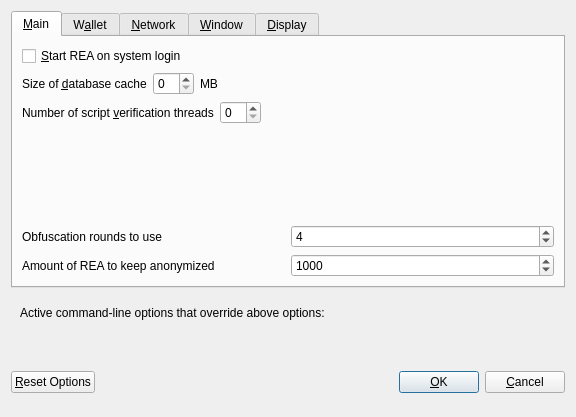
<?xml version="1.0" encoding="UTF-8"?>
<ui version="4.0">
 <class>OptionsDialog</class>
 <widget class="QDialog" name="OptionsDialog">
  <property name="geometry">
   <rect>
    <x>0</x>
    <y>0</y>
    <width>576</width>
    <height>417</height>
   </rect>
  </property>
  <property name="windowTitle">
   <string>Options</string>
  </property>
  <property name="modal">
   <bool>true</bool>
  </property>
  <layout class="QVBoxLayout" name="verticalLayout">
   <item>
    <widget class="QTabWidget" name="tabWidget">
     <property name="currentIndex">
      <number>0</number>
     </property>
     <widget class="QWidget" name="tabMain">
      <attribute name="title">
       <string>&amp;Main</string>
      </attribute>
      <layout class="QVBoxLayout" name="verticalLayout_Main">
       <item>
        <widget class="QCheckBox" name="bitcoinAtStartup">
         <property name="toolTip">
          <string>Automatically start REA after logging in to the system.</string>
         </property>
         <property name="text">
          <string>&amp;Start REA on system login</string>
         </property>
        </widget>
       </item>
       <item>
        <layout class="QHBoxLayout" name="horizontalLayout_2_Main">
         <item>
          <widget class="QLabel" name="databaseCacheLabel">
           <property name="text">
            <string>Size of &amp;database cache</string>
           </property>
           <property name="textFormat">
            <enum>Qt::PlainText</enum>
           </property>
           <property name="buddy">
            <cstring>databaseCache</cstring>
           </property>
          </widget>
         </item>
         <item>
          <widget class="QSpinBox" name="databaseCache"/>
         </item>
         <item>
          <widget class="QLabel" name="databaseCacheUnitLabel">
           <property name="text">
            <string>MB</string>
           </property>
           <property name="textFormat">
            <enum>Qt::PlainText</enum>
           </property>
          </widget>
         </item>
         <item>
          <spacer name="horizontalSpacer_2_Main">
           <property name="orientation">
            <enum>Qt::Horizontal</enum>
           </property>
           <property name="sizeHint" stdset="0">
            <size>
             <width>40</width>
             <height>20</height>
            </size>
           </property>
          </spacer>
         </item>
        </layout>
       </item>
       <item>
        <layout class="QHBoxLayout" name="horizontalLayout_3_Main">
         <item>
          <widget class="QLabel" name="threadsScriptVerifLabel">
           <property name="text">
            <string>Number of script &amp;verification threads</string>
           </property>
           <property name="textFormat">
            <enum>Qt::PlainText</enum>
           </property>
           <property name="buddy">
            <cstring>threadsScriptVerif</cstring>
           </property>
          </widget>
         </item>
         <item>
          <widget class="QSpinBox" name="threadsScriptVerif">
           <property name="toolTip">
            <string>(0 = auto, &lt;0 = leave that many cores free)</string>
           </property>
          </widget>
         </item>
         <item>
          <spacer name="horizontalSpacer_3_Main">
           <property name="orientation">
            <enum>Qt::Horizontal</enum>
           </property>
           <property name="sizeHint" stdset="0">
            <size>
             <width>40</width>
             <height>20</height>
            </size>
           </property>
          </spacer>
         </item>
        </layout>
       </item>
       <item>
        <spacer name="verticalSpacer_Main">
         <property name="orientation">
          <enum>Qt::Vertical</enum>
         </property>
         <property name="sizeHint" stdset="0">
          <size>
           <width>20</width>
           <height>40</height>
          </size>
         </property>
        </spacer>
       </item>
       <item>
        <layout class="QHBoxLayout" name="horizontalLayout_4_Main">
         <item>
          <widget class="QLabel" name="label">
           <property name="toolTip">
            <string>This setting determines the amount of individual masternodes that an input will be anonymized through.&lt;br/&gt;More rounds of anonymization gives a higher degree of privacy, but also costs more in fees.</string>
           </property>
           <property name="text">
            <string>Obfuscation rounds to use</string>
           </property>
          </widget>
         </item>
         <item>
          <widget class="QSpinBox" name="obfuscationRounds">
           <property name="minimum">
            <number>2</number>
           </property>
           <property name="maximum">
            <number>8</number>
           </property>
           <property name="value">
            <number>4</number>
           </property>
          </widget>
         </item>
        </layout>
       </item>
       <item>
        <layout class="QHBoxLayout" name="horizontalLayout">
         <item>
          <widget class="QLabel" name="label_2">
           <property name="toolTip">
            <string>This amount acts as a threshold to turn off Obfuscation once it's reached.</string>
           </property>
           <property name="statusTip">
            <string notr="true"/>
           </property>
           <property name="whatsThis">
            <string notr="true"/>
           </property>
           <property name="accessibleName">
            <string notr="true"/>
           </property>
           <property name="accessibleDescription">
            <string notr="true"/>
           </property>
           <property name="text">
            <string>Amount of REA to keep anonymized</string>
           </property>
          </widget>
         </item>
         <item>
          <widget class="QSpinBox" name="anonymizeRea">
           <property name="minimum">
            <number>100</number>
           </property>
           <property name="maximum">
            <number>100000</number>
           </property>
           <property name="singleStep">
            <number>100</number>
           </property>
           <property name="value">
            <number>1000</number>
           </property>
          </widget>
         </item>
        </layout>
       </item>
      </layout>
     </widget>
     <widget class="QWidget" name="tabWallet">
      <attribute name="title">
       <string>W&amp;allet</string>
      </attribute>
      <layout class="QVBoxLayout" name="verticalLayout_Wallet">
       <item>
        <widget class="QGroupBox" name="groupBox">
         <property name="title">
          <string>Expert</string>
         </property>
         <layout class="QVBoxLayout" name="verticalLayout_2">
          <item>
           <widget class="QCheckBox" name="coinControlFeatures">
            <property name="toolTip">
             <string>Whether to show coin control features or not.</string>
            </property>
            <property name="text">
             <string>Enable coin &amp;control features</string>
            </property>
           </widget>
          </item>
          <item>
           <widget class="QCheckBox" name="showMasternodesTab">
            <property name="toolTip">
             <string>Show additional tab listing all your masternodes in first sub-tab&lt;br/&gt;and all masternodes on the network in second sub-tab.</string>
            </property>
            <property name="text">
             <string>Show Masternodes Tab</string>
            </property>
           </widget>
          </item>
          <item>
           <widget class="QCheckBox" name="spendZeroConfChange">
            <property name="toolTip">
             <string>If you disable the spending of unconfirmed change, the change from a transaction&lt;br/&gt;cannot be used until that transaction has at least one confirmation.&lt;br/&gt;This also affects how your balance is computed.</string>
            </property>
            <property name="text">
             <string>&amp;Spend unconfirmed change</string>
            </property>
           </widget>
          </item>
         </layout>
        </widget>
       </item>
       <item>
        <spacer name="verticalSpacer_Wallet">
         <property name="orientation">
          <enum>Qt::Vertical</enum>
         </property>
         <property name="sizeHint" stdset="0">
          <size>
           <width>20</width>
           <height>40</height>
          </size>
         </property>
        </spacer>
       </item>
      </layout>
     </widget>
     <widget class="QWidget" name="tabNetwork">
      <attribute name="title">
       <string>&amp;Network</string>
      </attribute>
      <layout class="QVBoxLayout" name="verticalLayout_Network">
       <item>
        <widget class="QCheckBox" name="mapPortUpnp">
         <property name="toolTip">
          <string>Automatically open the REA client port on the router. This only works when your router supports UPnP and it is enabled.</string>
         </property>
         <property name="text">
          <string>Map port using &amp;UPnP</string>
         </property>
        </widget>
       </item>
       <item>
        <widget class="QCheckBox" name="allowIncoming">
         <property name="toolTip">
          <string>Accept connections from outside</string>
         </property>
         <property name="text">
          <string>Allow incoming connections</string>
         </property>
        </widget>
       </item>
       <item>
        <widget class="QCheckBox" name="connectSocks">
         <property name="toolTip">
          <string>Connect to the REA network through a SOCKS5 proxy.</string>
         </property>
         <property name="text">
          <string>&amp;Connect through SOCKS5 proxy (default proxy):</string>
         </property>
        </widget>
       </item>
       <item>
        <layout class="QHBoxLayout" name="horizontalLayout_1_Network">
         <item>
          <widget class="QLabel" name="proxyIpLabel">
           <property name="text">
            <string>Proxy &amp;IP:</string>
           </property>
           <property name="textFormat">
            <enum>Qt::PlainText</enum>
           </property>
           <property name="buddy">
            <cstring>proxyIp</cstring>
           </property>
          </widget>
         </item>
         <item>
          <widget class="QValidatedLineEdit" name="proxyIp">
           <property name="minimumSize">
            <size>
             <width>140</width>
             <height>0</height>
            </size>
           </property>
           <property name="maximumSize">
            <size>
             <width>140</width>
             <height>16777215</height>
            </size>
           </property>
           <property name="toolTip">
            <string>IP address of the proxy (e.g. IPv4: 127.0.0.1 / IPv6: ::1)</string>
           </property>
          </widget>
         </item>
         <item>
          <widget class="QLabel" name="proxyPortLabel">
           <property name="text">
            <string>&amp;Port:</string>
           </property>
           <property name="textFormat">
            <enum>Qt::PlainText</enum>
           </property>
           <property name="buddy">
            <cstring>proxyPort</cstring>
           </property>
          </widget>
         </item>
         <item>
          <widget class="QLineEdit" name="proxyPort">
           <property name="minimumSize">
            <size>
             <width>55</width>
             <height>0</height>
            </size>
           </property>
           <property name="maximumSize">
            <size>
             <width>55</width>
             <height>16777215</height>
            </size>
           </property>
           <property name="toolTip">
            <string>Port of the proxy (e.g. 9050)</string>
           </property>
          </widget>
         </item>
         <item>
          <spacer name="horizontalSpacer_1_Network">
           <property name="orientation">
            <enum>Qt::Horizontal</enum>
           </property>
           <property name="sizeHint" stdset="0">
            <size>
             <width>40</width>
             <height>20</height>
            </size>
           </property>
          </spacer>
         </item>
        </layout>
       </item>
       <item>
        <spacer name="verticalSpacer_Network">
         <property name="orientation">
          <enum>Qt::Vertical</enum>
         </property>
         <property name="sizeHint" stdset="0">
          <size>
           <width>20</width>
           <height>40</height>
          </size>
         </property>
        </spacer>
       </item>
      </layout>
     </widget>
     <widget class="QWidget" name="tabWindow">
      <attribute name="title">
       <string>&amp;Window</string>
      </attribute>
      <layout class="QVBoxLayout" name="verticalLayout_Window">
       <item>
        <widget class="QCheckBox" name="minimizeToTray">
         <property name="toolTip">
          <string>Show only a tray icon after minimizing the window.</string>
         </property>
         <property name="text">
          <string>&amp;Minimize to the tray instead of the taskbar</string>
         </property>
        </widget>
       </item>
       <item>
        <widget class="QCheckBox" name="minimizeOnClose">
         <property name="toolTip">
          <string>Minimize instead of exit the application when the window is closed. When this option is enabled, the application will be closed only after selecting Quit in the menu.</string>
         </property>
         <property name="text">
          <string>M&amp;inimize on close</string>
         </property>
        </widget>
       </item>
       <item>
        <spacer name="verticalSpacer_Window">
         <property name="orientation">
          <enum>Qt::Vertical</enum>
         </property>
         <property name="sizeHint" stdset="0">
          <size>
           <width>20</width>
           <height>40</height>
          </size>
         </property>
        </spacer>
       </item>
      </layout>
     </widget>
     <widget class="QWidget" name="tabDisplay">
      <attribute name="title">
       <string>&amp;Display</string>
      </attribute>
      <layout class="QVBoxLayout" name="verticalLayout_Display">
       <item>
        <layout class="QHBoxLayout" name="horizontalLayout_1_Display">
         <item>
          <widget class="QLabel" name="langLabel">
           <property name="text">
            <string>User Interface &amp;language:</string>
           </property>
           <property name="textFormat">
            <enum>Qt::PlainText</enum>
           </property>
           <property name="buddy">
            <cstring>lang</cstring>
           </property>
          </widget>
         </item>
         <item>
          <widget class="QValueComboBox" name="lang">
           <property name="toolTip">
            <string>The user interface language can be set here. This setting will take effect after restarting REA.</string>
           </property>
          </widget>
         </item>
        </layout>
       </item>
       <item>
        <widget class="QLabel" name="label_3">
         <property name="toolTip">
          <string notr="true"/>
         </property>
         <property name="statusTip">
          <string notr="true"/>
         </property>
         <property name="whatsThis">
          <string notr="true"/>
         </property>
         <property name="accessibleName">
          <string notr="true"/>
         </property>
         <property name="text">
          <string>Language missing or translation incomplete? Help contributing translations here:
https://www.transifex.com/rea-project/rea-project-translations</string>
         </property>
         <property name="wordWrap">
          <bool>true</bool>
         </property>
         <property name="openExternalLinks">
          <bool>true</bool>
         </property>
         <property name="textInteractionFlags">
          <set>Qt::TextBrowserInteraction</set>
         </property>
        </widget>
       </item>
       <item>
        <layout class="QHBoxLayout" name="horizontalLayout_4_Display" stretch="0,0">
         <item>
          <widget class="QLabel" name="themeLabel">
           <property name="text">
            <string>User Interface Theme:</string>
           </property>
          </widget>
         </item>
         <item>
          <widget class="QValueComboBox" name="theme"/>
         </item>
        </layout>
       </item>
       <item>
        <widget class="Line" name="line">
         <property name="orientation">
          <enum>Qt::Horizontal</enum>
         </property>
        </widget>
       </item>
       <item>
        <layout class="QHBoxLayout" name="horizontalLayout_2_Display">
         <item>
          <widget class="QLabel" name="unitLabel">
           <property name="text">
            <string>&amp;Unit to show amounts in:</string>
           </property>
           <property name="textFormat">
            <enum>Qt::PlainText</enum>
           </property>
           <property name="buddy">
            <cstring>unit</cstring>
           </property>
          </widget>
         </item>
         <item>
          <widget class="QValueComboBox" name="unit">
           <property name="toolTip">
            <string>Choose the default subdivision unit to show in the interface and when sending coins.</string>
           </property>
          </widget>
         </item>
        </layout>
       </item>
       <item>
        <layout class="QHBoxLayout" name="horizontalLayout_5_Display">
         <item>
          <widget class="QLabel" name="digitsLabel">
           <property name="text">
            <string>Decimal digits</string>
           </property>
          </widget>
         </item>
         <item>
          <widget class="QValueComboBox" name="digits"/>
         </item>
        </layout>
       </item>
       <item>
        <layout class="QHBoxLayout" name="horizontalLayout_3_Display">
         <item>
          <widget class="QLabel" name="thirdPartyTxUrlsLabel">
           <property name="toolTip">
            <string>Third party URLs (e.g. a block explorer) that appear in the transactions tab as context menu items. %s in the URL is replaced by transaction hash. Multiple URLs are separated by vertical bar |.</string>
           </property>
           <property name="text">
            <string>Third party transaction URLs</string>
           </property>
           <property name="buddy">
            <cstring>thirdPartyTxUrls</cstring>
           </property>
          </widget>
         </item>
         <item>
          <widget class="QLineEdit" name="thirdPartyTxUrls">
           <property name="toolTip">
            <string>Third party URLs (e.g. a block explorer) that appear in the transactions tab as context menu items. %s in the URL is replaced by transaction hash. Multiple URLs are separated by vertical bar |.</string>
           </property>
          </widget>
         </item>
        </layout>
       </item>
       <item>
        <spacer name="verticalSpacer">
         <property name="orientation">
          <enum>Qt::Vertical</enum>
         </property>
         <property name="sizeHint" stdset="0">
          <size>
           <width>20</width>
           <height>40</height>
          </size>
         </property>
        </spacer>
       </item>
      </layout>
     </widget>
    </widget>
   </item>
   <item>
    <widget class="QFrame" name="frame">
     <layout class="QVBoxLayout" name="verticalLayout_Bottom">
      <item>
       <layout class="QHBoxLayout" name="horizontalLayout_Bottom">
        <item>
         <widget class="QLabel" name="overriddenByCommandLineInfoLabel">
          <property name="text">
           <string>Active command-line options that override above options:</string>
          </property>
          <property name="textFormat">
           <enum>Qt::PlainText</enum>
          </property>
         </widget>
        </item>
        <item>
         <spacer name="horizontalSpacer_Bottom">
          <property name="orientation">
           <enum>Qt::Horizontal</enum>
          </property>
          <property name="sizeHint" stdset="0">
           <size>
            <width>40</width>
            <height>20</height>
           </size>
          </property>
         </spacer>
        </item>
       </layout>
      </item>
      <item>
       <widget class="QLabel" name="overriddenByCommandLineLabel">
        <property name="text">
         <string/>
        </property>
        <property name="textFormat">
         <enum>Qt::PlainText</enum>
        </property>
        <property name="wordWrap">
         <bool>true</bool>
        </property>
       </widget>
      </item>
     </layout>
    </widget>
   </item>
   <item>
    <layout class="QHBoxLayout" name="horizontalLayout_Buttons">
     <item>
      <widget class="QPushButton" name="resetButton">
       <property name="toolTip">
        <string>Reset all client options to default.</string>
       </property>
       <property name="text">
        <string>&amp;Reset Options</string>
       </property>
       <property name="autoDefault">
        <bool>false</bool>
       </property>
      </widget>
     </item>
     <item>
      <spacer name="horizontalSpacer_1">
       <property name="orientation">
        <enum>Qt::Horizontal</enum>
       </property>
       <property name="sizeHint" stdset="0">
        <size>
         <width>40</width>
         <height>48</height>
        </size>
       </property>
      </spacer>
     </item>
     <item>
      <widget class="QLabel" name="statusLabel">
       <property name="minimumSize">
        <size>
         <width>200</width>
         <height>0</height>
        </size>
       </property>
       <property name="font">
        <font>
         <weight>75</weight>
         <bold>true</bold>
        </font>
       </property>
       <property name="text">
        <string/>
       </property>
       <property name="textFormat">
        <enum>Qt::PlainText</enum>
       </property>
       <property name="wordWrap">
        <bool>true</bool>
       </property>
      </widget>
     </item>
     <item>
      <spacer name="horizontalSpacer_2">
       <property name="orientation">
        <enum>Qt::Horizontal</enum>
       </property>
       <property name="sizeHint" stdset="0">
        <size>
         <width>40</width>
         <height>48</height>
        </size>
       </property>
      </spacer>
     </item>
     <item>
      <widget class="QPushButton" name="okButton">
       <property name="text">
        <string>&amp;OK</string>
       </property>
       <property name="autoDefault">
        <bool>false</bool>
       </property>
       <property name="default">
        <bool>true</bool>
       </property>
      </widget>
     </item>
     <item>
      <widget class="QPushButton" name="cancelButton">
       <property name="text">
        <string>&amp;Cancel</string>
       </property>
       <property name="autoDefault">
        <bool>false</bool>
       </property>
      </widget>
     </item>
    </layout>
   </item>
  </layout>
 </widget>
 <customwidgets>
  <customwidget>
   <class>QValidatedLineEdit</class>
   <extends>QLineEdit</extends>
   <header>qvalidatedlineedit.h</header>
  </customwidget>
  <customwidget>
   <class>QValueComboBox</class>
   <extends>QComboBox</extends>
   <header>qvaluecombobox.h</header>
  </customwidget>
 </customwidgets>
 <resources/>
 <connections/>
</ui>
